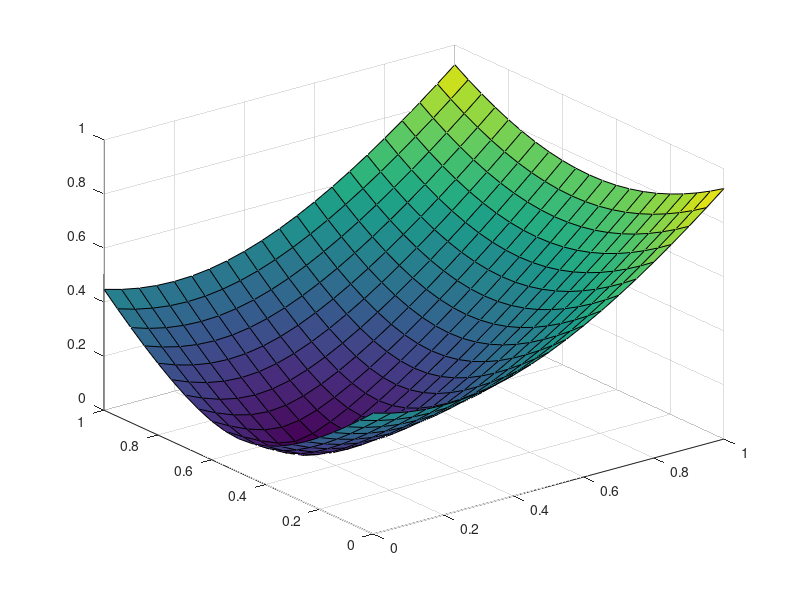

Source code (MATLAB):
x=[0:0.05:1];
y=[0:0.05:1];
for i=1:length(x)
    for j=1:length(y)
        z(i,j)=sqrt((x(i)-0.5).^2 + (y(j)-0.2).^2).^1.3;
    end;
end;
surf(x,y,z)

